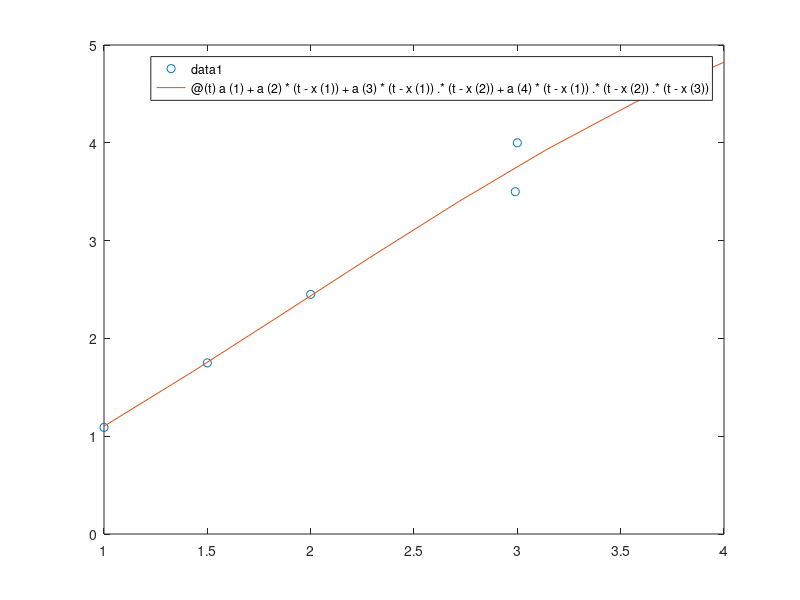

MATLAB code for this plot:
td=[0; 0.5; 1; 1.5; 2; 2.99; 3];
yd=[0; 0.52; 1.09; 1.75; 2.45; 3.5; 4];

A=[ones(size(td)) td];
B = transpose(A) *A;
C =  transpose(A) * yd;

x=B\C; a=x(1); b=x(2); 

n=length(td);
e=norm(A*x-yd)/sqrt(n);

xmq = 0:1/100:3;
ymq = b*xmq + a ;
hold 
plot(xmq,ymq);
plot(td , yd);

%%
% Polynominterpolation med Newtons ansats
clear
% Datapunkter att interpolera
x = [0 0.5 1 1.5 2 2.99 3]';
y = [0 0.52 1.09 1.75 2.45 3.5 4]';

% Skapa matrisen (se slides)
B = [ones(size(x)), x-x(1), (x-x(1)).*(x-x(2)), (x-x(1)).*(x-x(2)).*(x-x(3))];

% Lös
a = B\y;

% Polynomet
p = @(t) a(1) + a(2)*(t-x(1)) + a(3)*(t-x(1)).*(t-x(2)) + a(4)*(t-x(1)).*(t-x(2)).*(t-x(3));

% Plotta datapunkter och polynom
clf
plot(x, y, 'o')
hold on
fplot(p, [1, 4])
